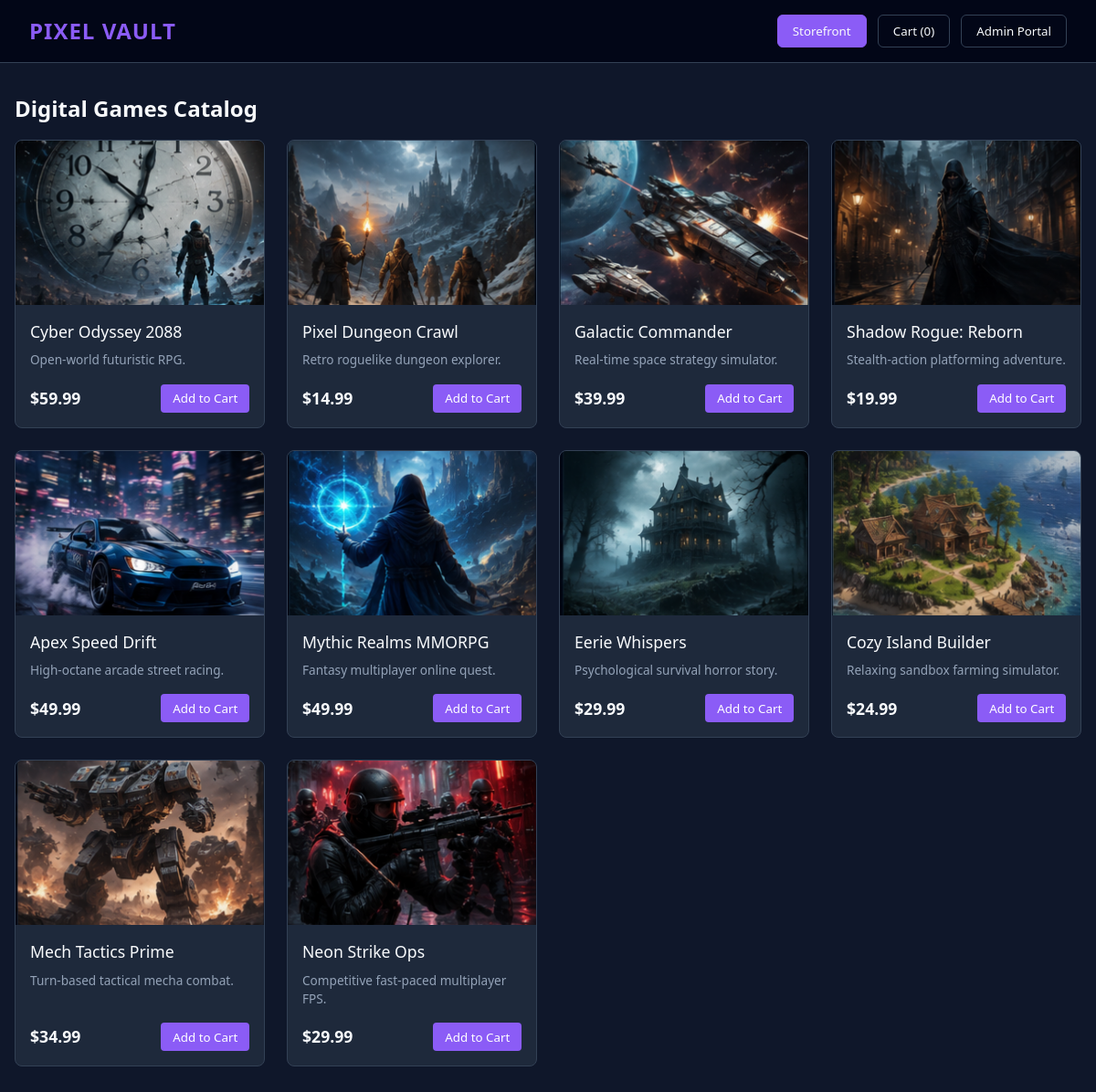
The page / on the database its author committed.
### tables this page shows
CREATE TABLE products (
        id INTEGER PRIMARY KEY AUTOINCREMENT,
        title TEXT NOT NULL,
        description TEXT NOT NULL,
        cost_price REAL NOT NULL,
        sell_price REAL NOT NULL,
        image TEXT NOT NULL
    );

### app.py (the view)
@app.route("/")
def home():
    connection = sqlite3.connect("pixelvault.db")
    connection.row_factory = sqlite3.Row
    products = connection.execute(
        "SELECT * FROM products"
    ).fetchall()
    connection.close()
    return render_template("index.html", products=products)

### templates/index.html (shortened to what this page needs)
<!DOCTYPE html>
<html lang="en">
<head>
    <link rel="stylesheet" href="{{ url_for('static', filename='css/style.css') }}">
</head>
<body>
    <header>
        <div class="logo">Pixel Vault</div>
        <nav>
            <button id="nav-shop" class="active" onclick="switchView('shop')">Storefront</button>
            <button id="nav-cart" onclick="switchView('cart')">Cart (<span id="cart-count">0</span>)</button>
            <button id="nav-admin" onclick="switchView('admin')">Admin Portal</button>
        </nav>
    </header>
    <div class="container">
        <section id="view-shop" class="view active">
            <h2 style="margin-bottom: 1rem;">Digital Games Catalog</h2>
            <div id="product-list" class="product-grid">
                {% for product in products %}
                <div class="product-card">
                    <img src="{{ product['image'] }}" alt="{{ product['title'] }}">
                    <div class="product-info">
                        <div class="product-title">{{ product['title'] }}</div>
                        <div class="product-desc">{{ product['description'] }}</div>
                        <div class="product-bottom">
                            <span class="price">
                                ${{ "%.2f"|format(product['sell_price']) }}
                            </span>
                            <button class="btn-add" data-product-id="{{ product['id'] }}"
                                onclick="addToCart(Number(this.dataset.productId))">
                                Add to Cart
                            </button>
                        </div>
                    </div>
                </div>
                {% endfor %}
            </div>
        </section>
    </div>
</body>
</html>

### static/css/style.css (style rules this page uses)
:root { --bg-color: #0f172a; --card-bg: #1e293b; --accent: #8b5cf6; --accent-hover: #7c3aed; --text-main: #f8fafc; --text-muted: #94a3b8; --danger: #ef4444; --success: #10b981; --border: #334155; }
* { box-sizing: border-box; margin: 0; padding: 0; font-family: 'Segoe UI', Tahoma, Geneva, Verdana, sans-serif; }
body { background-color: var(--bg-color); color: var(--text-main); line-height: 1.5; padding-bottom: 2rem; }
header { background-color: #020617; padding: 1rem 2rem; display: flex; justify-content: space-between; align-items: center; position: sticky; top: 0; z-index: 100; border-bottom: 1px solid var(--border); }
.logo { font-size: 1.5rem; font-weight: bold; color: var(--accent); text-transform: uppercase; letter-spacing: 1px; }
nav button { background: transparent; border: 1px solid var(--border); color: var(--text-main); padding: 0.5rem 1rem; margin-left: 0.5rem; border-radius: 6px; cursor: pointer; transition: all 0.2s; }
nav button:hover, nav button.active { background: var(--accent); border-color: var(--accent); }
.container { max-width: 1200px; margin: 2rem auto; padding: 0 1rem; }
.view { display: none; }
.view.active { display: block; }
.product-grid { display: grid; grid-template-columns: repeat(auto-fill, minmax(250px, 1fr)); gap: 1.5rem; }
.product-card { background: var(--card-bg); border-radius: 8px; border: 1px solid var(--border); overflow: hidden; display: flex; flex-direction: column; }
.product-card img { width: 100%; height: 180px; object-fit: cover; }
.product-info { padding: 1rem; display: flex; flex-direction: column; flex-grow: 1; }
.product-title { font-size: 1.1rem; margin-bottom: 0.5rem; }
.product-desc { font-size: 0.85rem; color: var(--text-muted); margin-bottom: 1rem; flex-grow: 1; }
.product-bottom { display: flex; justify-content: space-between; align-items: center; }
.price { font-weight: bold; font-size: 1.1rem; }
.btn-add { background: var(--accent); color: white; border: none; padding: 0.4rem 0.8rem; border-radius: 4px; cursor: pointer; }

### rows shown on the page
products: image (picture), title "Cyber Odyssey 2088", description "Open-world futuristic RPG.", sell_price "59.99"
products: image (picture), title "Pixel Dungeon Crawl", description "Retro roguelike dungeon explorer.", sell_price "14.99"
products: image (picture), title "Galactic Commander", description "Real-time space strategy simulator.", sell_price "39.99"
products: image (picture), title "Shadow Rogue: Reborn", description "Stealth-action platforming adventure.", sell_price "19.99"
products: image (picture), title "Apex Speed Drift", description "High-octane arcade street racing.", sell_price "49.99"
products: image (picture), title "Mythic Realms MMORPG", description "Fantasy multiplayer online quest.", sell_price "49.99"
products: image (picture), title "Eerie Whispers", description "Psychological survival horror story.", sell_price "29.99"
products: image (picture), title "Cozy Island Builder", description "Relaxing sandbox farming simulator.", sell_price "24.99"
products: image (picture), title "Mech Tactics Prime", description "Turn-based tactical mecha combat.", sell_price "34.99"
products: image (picture), title "Neon Strike Ops", description "Competitive fast-paced multiplayer FPS.", sell_price "29.99"
